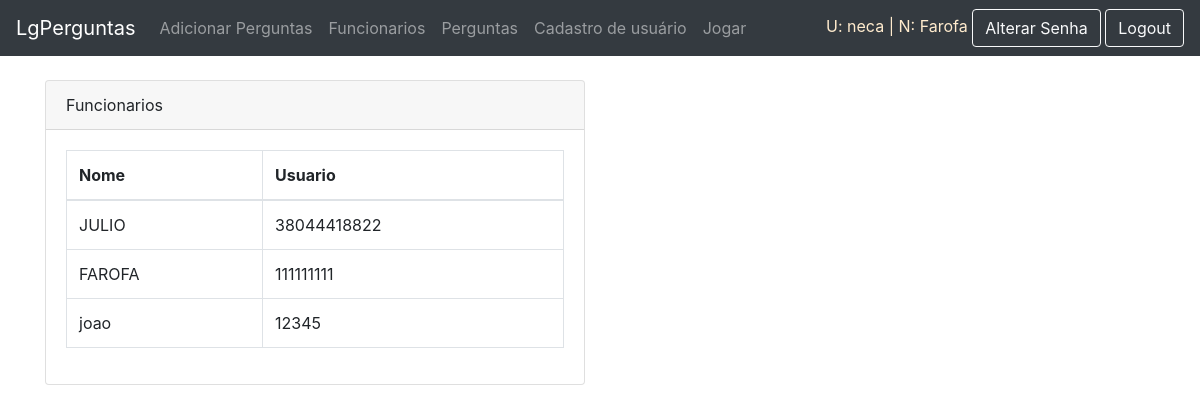
The page /funcionarios/ (signed in) on the database its author committed.
### app/models.py (models this page shows)
class AuthUser(models.Model):
    password = models.CharField(max_length=128)
    last_login = models.DateTimeField(blank=True, null=True)
    is_superuser = models.BooleanField()
    username = models.CharField(unique=True, max_length=150)
    first_name = models.CharField(max_length=128)
    email = models.CharField(max_length=254)
    is_staff = models.BooleanField()
    is_active = models.BooleanField()
    date_joined = models.DateTimeField(auto_now=True)
    last_name = models.CharField(max_length=150)
    class Meta:
        managed = False
        db_table = 'auth_user'

class Funcionario(models.Model):
    usuario = models.ForeignKey(AuthUser, models.DO_NOTHING,related_name="ex1")
    empresa = models.ForeignKey(AuthUser, models.DO_NOTHING,related_name="ex2")

### app/views.py (the view, shortened to what this page needs)
# urls.py: path('funcionarios/', views.funcionarios),
@login_required(login_url='/login/')
def funcionarios(request):
    data={}
    try:
        data['usuarios']= AuthUser.objects.filter(id=request.user.id)
        usuario = AuthUser.objects.get(id=request.user.id)
    except:
        None
    if request.user.is_superuser and request.user.is_staff:
        try:
            data['funcionarios'] = Funcionario.objects.filter(empresa=usuario)
        except:
            None
    return render(request, 'funcionarios.html',data)

### app/templates/funcionarios.html (shortened to what this page needs)
{% extends 'template.html' %}
{% block content %}
<div class="container" style="margin-top: 10vh;">
	<div class="row">
		<div class="col-md-12 box-container">
			<form action="">
				<div class="form-group">
					<div class="row">
						<div class="col-md-6">
							<div class="card">
								<div class="card-header">
									Funcionarios
								</div>
								<div class="card-body">
									<table data-toggle="table" class="table table-bordered">
										<thead>
											<tr>
												<th>Nome</th>
												<th>Usuario</th>
											</tr>
										</thead>
										<tbody>
											{% for item in funcionarios %}
											<tr>
												<td>
													{{item.usuario.first_name}}
												</td>
												<td>
													{{item.usuario.username}}
												</td>
											</tr>
											{% endfor %}
										</tbody>
									</table>
								</div>
							</div>
						</div>
				</div>
			</form>
		</div>
	</div>
</div>
{% endblock %}

### app/templates/template.html (shortened to what this page needs)
<!doctype html>
<html lang="en">
  <head>
    <link rel="stylesheet" href="https://stackpath.bootstrapcdn.com/bootstrap/4.4.1/css/bootstrap.min.css">
    <link rel="stylesheet" href="https://unpkg.com/bootstrap-table@1.16.0/dist/bootstrap-table.min.css">
  </head>
  <body>
    <nav class="navbar navbar-expand-lg navbar-dark bg-dark mb-3  fixed-top">
  <a class="navbar-brand" href="/">LgPerguntas</a>
  <div class="collapse navbar-collapse" id="navbarSupportedContent">
    <ul class="navbar-nav mr-auto">
      {% if user.is_authenticated %}
        {% if user.is_superuser %}
      <li class="nav-item dropdown">
        <a class="nav-link" href="/perguntas/cadastrar">Adicionar Perguntas</a>
      </li>
        {%endif%}
      {% if user.is_superuser or user.is_staff %}
      <li>
        <a class="nav-link" href="/funcionarios/">Funcionarios</a>
      </li>
      <li>
        <a class="nav-link" href="/perguntas/">Perguntas</a>
      </li>
      <li>
        <a class="nav-link" href="/registro/">Cadastro de usuário</a>
      </li>
      {%endif%}
      <li class="nav-item">
        <a class="nav-link" href="/jogo">Jogar</a>
      </li>
      {% endif %}
    </ul>
      <div class="ml-auto">
        {% if user.is_authenticated %}
        {% for item in usuarios%}
          <h7 style="color: blanchedalmond;">U: {{item.username}} | N: {{item.first_name}}</h7>
        {%endfor%}
        <a class="btn btn-outline-light" href="/altsenha/">Alterar Senha</a>
        <a class="btn btn-outline-light" href="/logout/">Logout</a>
      </div>
    {% endif %}
  </div>
</nav>
    {% block content%}
    {% endblock %}
  </body>
</html>

### rows shown on the page
Funcionario: usuario.first_name "JULIO", usuario.username "38044418822"
Funcionario: usuario.first_name "FAROFA", usuario.username "111111111"
Funcionario: usuario.first_name "joao", usuario.username "12345"

### other values the page prints
{{ item.username }} "neca"
{{ item.first_name }} "Farofa"
